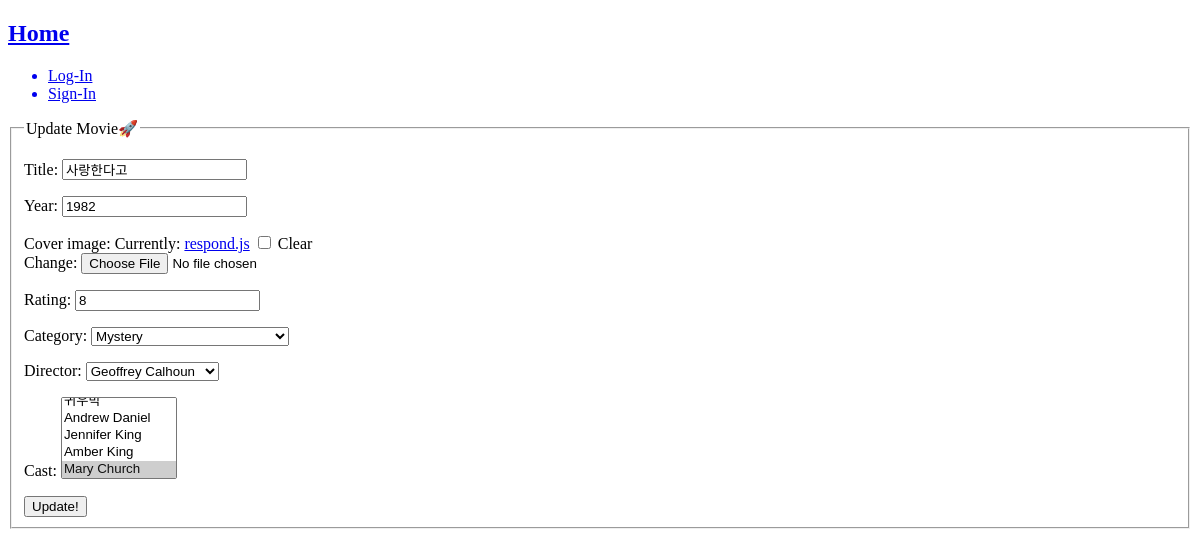
Before: /movies/1/update with the older database file.
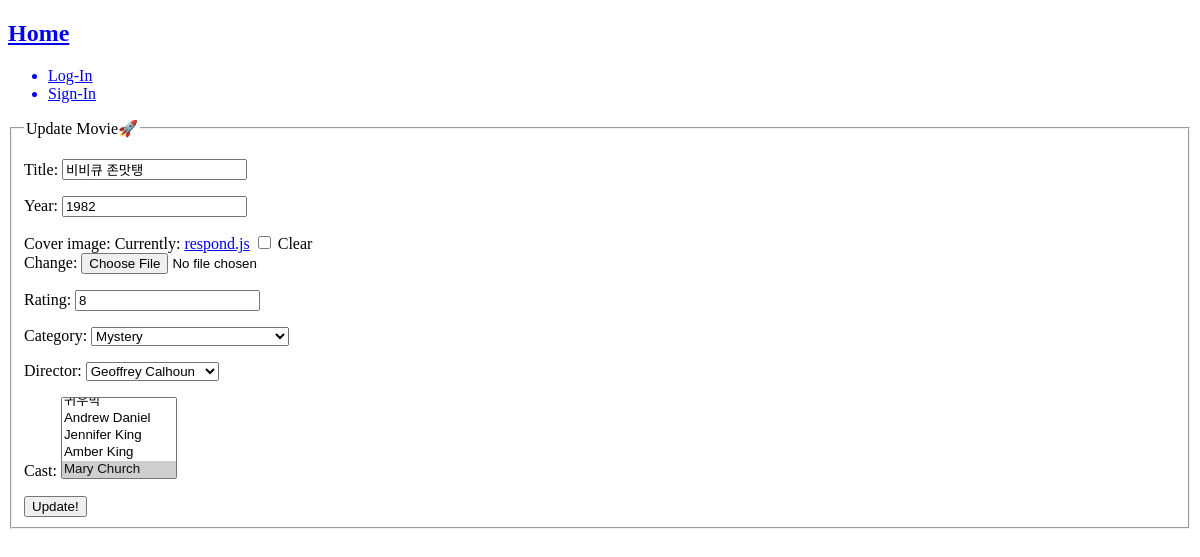
After: the same page with the newer database file.
### movies/models.py (models this page shows, shortened)
class Movie(TimeStampModel):
    title = models.CharField(max_length=120)
    year = models.IntegerField()
    cover_image = models.ImageField(null=True, blank=True)
    rating = models.IntegerField()
    category = models.ForeignKey(
        "categories.Category", on_delete=models.CASCADE, related_name="movies"
    )
    director = models.ForeignKey(
        "people.Person", on_delete=models.CASCADE, related_name="movies"
    )
    cast = models.ManyToManyField("people.Person", blank=True)

### movies/views.py (the view)
# urls.py: path("<int:pk>/update", MovieUpdate.as_view(), name="movieUpdate"),
class MovieUpdate(UpdateView):
    model = Movie
    template_name = "movies/movie_update.html"
    context_object_name = "movie"
    fields = (
        "title",
        "year",
        "cover_image",
        "rating",
        "category",
        "director",
        "cast",
    )

### categories/models.py (called while the page is built)
    def __str__(self):
        return self.name

### people/models.py (called while the page is built)
    def __str__(self):
        return self.name

### templates/movies/movie_update.html (shortened to what this page needs)
{% extends "base.html" %}
{% block content %}
<form method="POST">
  <fieldset>
    <legend>Update Movie🚀</legend>
    {{ form.as_p}}
    <input type="submit" name="submit" value="Update!">
  </fieldset>
</form>
{% endblock %}

Changed rows visible on the page:
changed Movie "Mystery": title "사랑한다고" → "비비큐 존맛탱"
